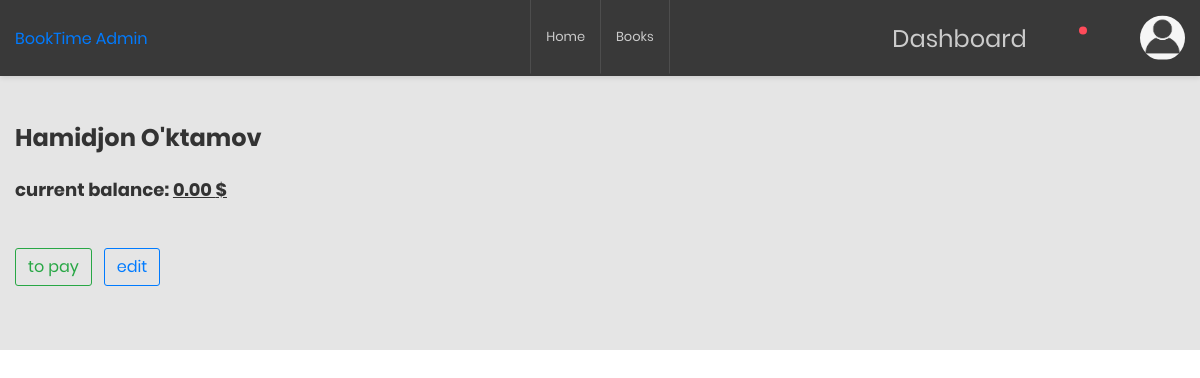
Before: /dashboard/13/payment/ (signed in) with the older database file.
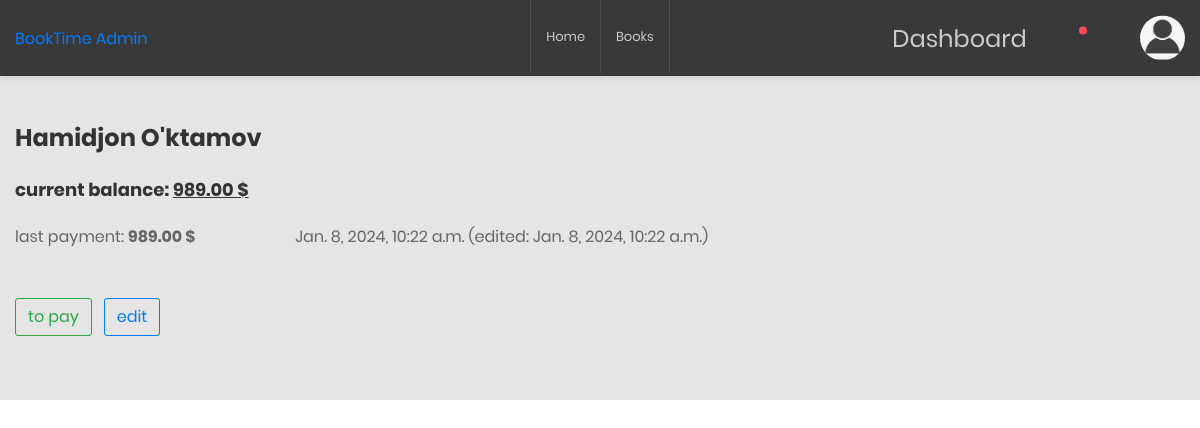
After: the same page with the newer database file.
### readers/models.py (models this page shows, shortened)
class Readers(AbstractUser):
    class Status(models.TextChoices):
        New = "New", "New"
        Active = "Active", "Active"
    picture = models.ImageField(default='profile_pictures/anonim_user.png', upload_to='profile_pictures/')
    address = models.CharField(max_length=300, blank=True, default="")
    phone = models.CharField(max_length=13)
    balance = models.DecimalField(max_digits=8, decimal_places=2, blank=True, default=0)
    status = models.CharField(max_length=6,
                              choices=Status.choices,
                              default=Status.New
                              )
    class Meta:
        verbose_name = 'Reader'
        verbose_name_plural = 'Readers'

class Payment(models.Model):
    reader = models.ForeignKey(Readers, related_name='payment_reader', on_delete=models.CASCADE)
    payment_amount = models.DecimalField(max_digits=8, decimal_places=2)
    payment_date = models.DateTimeField(auto_now_add=True)
    payment_update_date = models.DateTimeField(auto_now=True)
    payment_edited = models.BooleanField(default=False)
    payee = models.ForeignKey(Readers, related_name='payment_payee', on_delete=models.CASCADE)

### dashboard/views.py (the view)
# urls.py: path('<int:reader_id>/payment/', PaymentView.as_view(), name="payment"),
class PaymentView(SuperuserRequiredMixin, View):
    def get(self, request, reader_id):
        reader = Readers.objects.get(id=reader_id)
        last_payments = reader.payment_reader.all().order_by('-payment_date')
        context = {'reader': reader, 'last_payments': last_payments}
        return render(request, 'dashboard/payments.html', context)

### dashboard/views.py (called while the page is built)
    def test_func(self):
        return self.request.user.is_superuser

### templates/dashboard/payments.html (shortened to what this page needs)
{% extends 'base.html' %}
{% load crispy_forms_tags %}
{% block content %}
<h3>{{ reader.first_name }} {{ reader.last_name }}</h3>
<br>
<div class="mb-4">
<h4>current balance: <u> {{ reader.balance }} $</u></h4>
</div>
    {% if reader.payment_reader.exists %}
        {% for payment in last_payments %}
            <p class="my-2">last payment:  <b class="me-5">{{ payment.payment_amount }} $</b>
                <span class="ms-5"> {{ payment.payment_date }}</span>
                {% if payment.payment_edited %}<span>(edited: {{ payment.payment_update_date }})</span>{% endif %}
            </p>
        {% endfor %}
    {% endif %}
<div class="mt-5">
    <a class="btn btn-outline-success me-2" href="{% url 'dashboard:to_pay' reader.id %}">to pay</a>
    <a class="btn btn-outline-primary" href="{% url 'dashboard:edit_pay' reader.id %}">edit</a>
</div>
{% endblock %}

Changed rows visible on the page:
changed Readers "Hamidjon": balance "0.00" → "989.00"
added Payment: payment_amount "989.00", payment_date "Jan. 8, 2024, 10:22 a.m.", payment_update_date "Jan. 8, 2024, 10:22 a.m."
